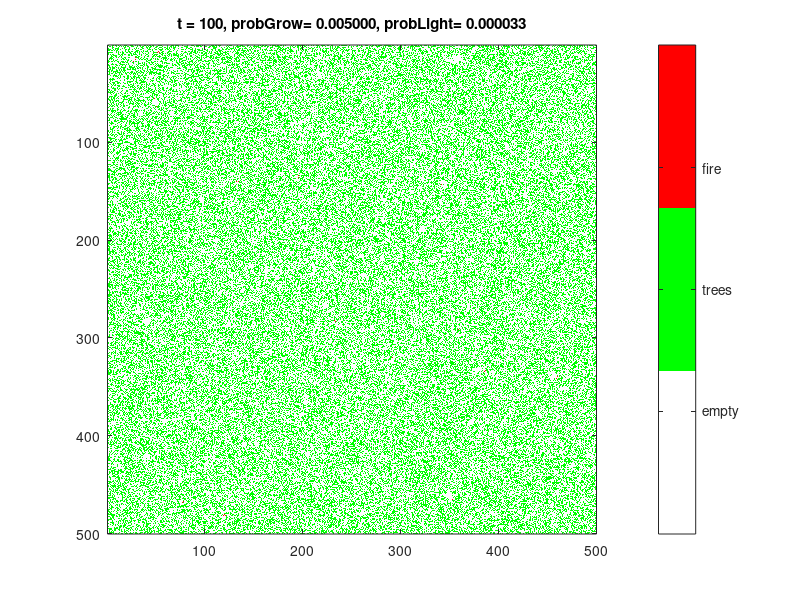

Here is the MATLAB script that generated this plot:
function data = ForestFireModel(T,PG,PL,plotFF,analyzeFF,watchMore)
% FOREST-FIRE MODEL
%
%%%%%%%%%%%%%%%%%%%%%%%%%%
%INPUTS:
% The main adjustable parameters are
%   1) 'T' - Number of generations simulation is ran for
%   2) 'plotFF' - Flag to plot FFM
%   3) 'analyzeFF' - Flag to save each timestep for an output vector data
%   4) 'PG' - Scales the probability that a forest will grow in a cell
%       that is unoccupied.
%   5) 'PL' - Scales the probability that a forest with no burning
%       neighbors will ignite ('Lightning' rule; Drossel and Schwabl 1992)
%
%-Forest density approaches a constant of ~0.39 when probLight -> 0.
%
%%%%%%%%%%%%%%%%%%%%%%%%%%%
%OUPUTS:
%Output is the 3D array 'TS' which shows the matrix for each time
%step so code can be debugged, statistics can be calculated. TS=(X,Y,T) is the
%X,Y computational domain for each time step T.
%
%%%%%%%%%%%%%%%%%%%%%%%%%%

% Set defaults:
if nargin < 1
    T = 100;
end
if nargin < 2
    PG = 1;
end
if nargin < 3
    PL = 1;
end
if nargin < 4
    plotFF = true;
end
if nargin < 5
    analyzeFF = false;
end
if nargin < 6
    watchMore = false;
end

close all
%% Plot and analyse

%%%%%%%%%%%%%%%%%%%%%%%%%%
% Parameters to adjust
%%%%%%%%%%%%%%%%%%%%%%%%%%
% Size of grid
Dimensions = 500; %Bak et al. 1990 used 256

% Probability a tree will grow from bare ground
probGrow = 1/200;
probGrow = probGrow*PG;

%%%%%%%%%%%%%%%%%%%%%%%%%%
%PARAMETER SET BY INPUT
%%%%%%%%%%%%%%%%%%%%%%%%%%
%Probabiliy that a lightning strike will ignite a tree
probLight = probGrow/150; %probLight=0.00001*0.05; %probLight=0.00001;
probLight = probLight*PL;

%%%%%%%%%%%%%%%%%%%%%%%%%%
%Output
%%%%%%%%%%%%%%%%%%%%%%%%%%
if analyzeFF
    data = zeros(Dimensions,Dimensions,T);
else
    data = [];
end

%%%%%%%%%%%%%%%%%%%%%%%%%%%%%%%%%%%%%%%%%%%%%%%%%%%%%%%%%%%%
% Rule 1
%%%%%%%%%%%%%%%%%%%%%%%%%%%%%%%%%%%%%%%%%%%%%%%%%%%%%%%%%%%%
% Here we need to implement a random grid comprising 3 states:
% 0, 1 & 2
x = floor(3.*rand(Dimensions,Dimensions));

% Meaning:
% 0 = empty ground
% 1 = trees
% 2 = fire

%%%%%%%%%%%%%%%%%%%%%%%%%%%%%%%%%%%%%%%%%%%%%%%%%%%%%%%%%%%%
%%% Simulation
%%%%%%%%%%%%%%%%%%%%%%%%%%%%%%%%%%%%%%%%%%%%%%%%%%%%%%%%%%%%
if plotFF
    f = figure('color','w');
end
for t=1:T

%%%%%%%%%%%%%%%%%%%%%%%%%%%%%%%%%%%%%%%%%%%%%%%%%%%%%%%%%%%%
% Rule 2
%%%%%%%%%%%%%%%%%%%%%%%%%%%%%%%%%%%%%%%%%%%%%%%%%%%%%%%%%%%%
    % Initialize an empty grid
    xi = x;
    x = zeros(Dimensions,Dimensions);
    % Here we want to set all burning trees to zero while saving all trees
    x(xi==1) = 1;

%%%%%%%%%%%%%%%%%%%%%%%%%%%%%%%%%%%%%%%%%%%%%%%%%%%%%%%%%%%%
% Rule 3
%%%%%%%%%%%%%%%%%%%%%%%%%%%%%%%%%%%%%%%%%%%%%%%%%%%%%%%%%%%%
% We want empty ground to grow trees with probability p
    p=rand(Dimensions,Dimensions);
    x(xi==0 & p<probGrow)=1;

%%%%%%%%%%%%%%%%%%%%%%%%%%%%%%%%%%%%%%%%%%%%%%%%%%%%%%%%%%%%
% Rule 4
%%%%%%%%%%%%%%%%%%%%%%%%%%%%%%%%%%%%%%%%%%%%%%%%%%%%%%%%%%%%
% Fire spreads to it's neighbouring trees in the next time step

    % First find all active trees
    [ii,jj] = find(xi==2);

    %Loop through each tree
    for m=1:numel(ii)

        if ~ismember([ii(m); jj(m)],[1 Dimensions])

            %Here we want to set each of a burning trees neighbours alight
            if xi(ii(m)-1,jj(m))==1
                x(ii(m)-1,jj(m))=2;
            end
            if xi(ii(m),jj(m)+1)==1
                x(ii(m),jj(m)+1)=2;
            end
            if xi(ii(m),jj(m)-1)==1
                x(ii(m),jj(m)-1)=2;
            end
            if xi(ii(m)+1,jj(m))==1
                x(ii(m)+1,jj(m))=2;
            end
        end
    end

%%%%%%%%%%%%%%%%%%%%%%%%%%%%%%%%%%%%%%%%%%%%%%%%%%%%%%%%%%%%
% Rule 5
%%%%%%%%%%%%%%%%%%%%%%%%%%%%%%%%%%%%%%%%%%%%%%%%%%%%%%%%%%%%
% RULE 5 a tree becomes a burning tree with probability f if no neighbour is burning
    f = rand(Dimensions,Dimensions);
    x(xi==1 & f<probLight) = 2;

%%%%%%%%%%%%%%%%%%%%%%%%%%%%%%%%%%%%%%%%%%%%%%%%%%%%%%%%%%%%
%%%% Statistics calculated for later
%%%%%%%%%%%%%%%%%%%%%
    % Calculate how much land is occupied by fires, bare ground and forest
    Fires = sum(sum(x==2));
    Bare = sum(sum(x==0));
    Forest = sum(sum(x==1));

    FRatio=100*Fires/(Dimensions*Dimensions);
    BRatio=100*Bare/(Dimensions*Dimensions);
    ForRatio=100*Forest/(Dimensions*Dimensions);
    %%%%%%%%%%%%%%%%%%%%%
    %save the computation domain
    if analyzeFF
        data(:,:,t)=x;
    end
    %%%%%%%%%%%%%%%%%%%%%

    % If plotting:
    if ~mod(t,10) && plotFF
        %PLOTS
        %Simulation
        if watchMore
            subplot(3,1,1:2)
        end
        imagesc(x)
        colormap([1,1,1;0,1,0;1,0,0])
        h = colorbar;
        caxis([0 2])
        title(sprintf('t = %u, probGrow= %f, probLight= %f',t,probGrow,probLight))
        set(h,'YLim',[0 2],'YTick',0.5:0.5:1.5,'YTickLabel',{'empty','trees','fire'})
        axis('square')
        drawnow('limitrate')
        % Percentage of land occupied by each state
        if watchMore
            subplot(3,1,3)
            scatter(t,FRatio,'r*')
            hold on
            scatter(t,ForRatio,'g*')
            scatter(t,BRatio,'k*')
            axis([0 T 0 100])
            legend('Fire','Forest','Bare Ground')
            xlabel('Time (generations)')
            ylabel('% of Area')
        end
    end

    %Exit loop if fires are extinguished
    if probLight==0 && Fires==0
        Error('There are no more Fires!!!')
    end
end

end
